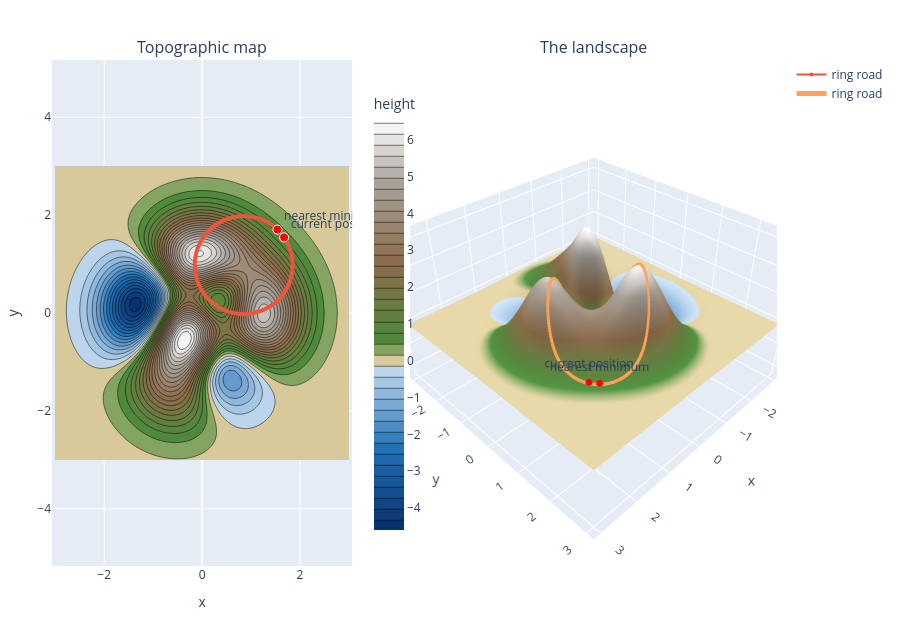

Write notebook code for a chart like this one.
### Code cell
plot_map_terrain(f, points={"current position":current_position, "nearest minimum":z[:2]}, paths={"ring road": road_points})

### Figure 1 — Plotly figure (JSON) as saved in the notebook; plotly's stock layout.template omitted (floating-point values rounded to 4 significant figures; data arrays with more than 128 entries replaced by an {"elided": "..."} marker saying what was removed)
{"data": [{"colorbar": {"dtick": 1, "len": 0.9, "tick0": 0, "title": {"text": "height"}, "x": 0.43}, "colorscale": [[0, "#08306b"], [0.1998, "#2171b5"], [0.3997, "#c6dbef"], [0.4007, "#d8c99b"], [0.4266, "#d8c99b"], [0.4535, "#4a8c3a"], [0.65, "#8b6b4a"], [0.85, "#a8a29a"], [1, "#ffffff"]], "contours": {"end": 6.55, "size": 0.3, "start": -4.65}, "showscale": true, "type": "contour", "x": {"elided": "150 float values"}, "xaxis": "x", "y": {"elided": "150 float values"}, "yaxis": "y", "z": {"elided": "150x150 float values"}, "zmax": 6.55, "zmin": -4.611}, {"marker": {"size": 4}, "mode": "lines+markers", "name": "ring road", "showlegend": true, "type": "scatter", "x": {"elided": "200 float values"}, "xaxis": "x", "y": {"elided": "200 float values"}, "yaxis": "y"}, {"marker": {"color": "red", "line": {"color": "white", "width": 1}, "size": 9}, "mode": "markers+text", "showlegend": false, "text": ["current position", "nearest minimum"], "textposition": "top right", "type": "scatter", "x": [1.675, 1.54], "xaxis": "x", "y": [1.545, 1.704], "yaxis": "y"}, {"cmax": 6.55, "cmin": -4.611, "colorbar": {"title": {"text": "height"}}, "colorscale": [[0, "#08306b"], [0.1998, "#2171b5"], [0.3997, "#c6dbef"], [0.4007, "#d8c99b"], [0.4266, "#d8c99b"], [0.4535, "#4a8c3a"], [0.65, "#8b6b4a"], [0.85, "#a8a29a"], [1, "#ffffff"]], "scene": "scene", "showscale": false, "type": "surface", "x": {"elided": "150 float values"}, "y": {"elided": "150 float values"}, "z": {"elided": "150x150 float values"}}, {"line": {"width": 5}, "marker": {"size": 2}, "mode": "lines+markers", "name": "ring road", "scene": "scene", "showlegend": true, "type": "scatter3d", "x": {"elided": "200 float values"}, "y": {"elided": "200 float values"}, "z": {"elided": "200 float values"}}, {"marker": {"color": "red", "size": 4}, "mode": "markers+text", "scene": "scene", "showlegend": false, "text": ["current position", "nearest minimum"], "textposition": "top center", "type": "scatter3d", "x": [1.675, 1.54], "y": [1.545, 1.704], "z": [0.8212, 0.7867]}], "layout": {"annotations": [{"font": {"size": 16}, "showarrow": false, "text": "Topographic map", "x": 0.207, "xanchor": "center", "xref": "paper", "y": 1, "yanchor": "bottom", "yref": "paper"}, {"font": {"size": 16}, "showarrow": false, "text": "The landscape", "x": 0.747, "xanchor": "center", "xref": "paper", "y": 1, "yanchor": "bottom", "yref": "paper"}], "height": 620, "margin": {"b": 40, "l": 40, "r": 20, "t": 60}, "scene": {"aspectratio": {"x": 1, "y": 1, "z": 0.6}, "domain": {"x": [0.494, 1], "y": [0, 1]}, "xaxis": {"title": {"text": "x"}}, "yaxis": {"title": {"text": "y"}}, "zaxis": {"title": {"text": "height"}}}, "xaxis": {"anchor": "y", "domain": [0, 0.414], "range": [-3, 3], "title": {"text": "x"}}, "yaxis": {"anchor": "x", "domain": [0, 1], "range": [-3, 3], "scaleanchor": "x", "title": {"text": "y"}}}}
